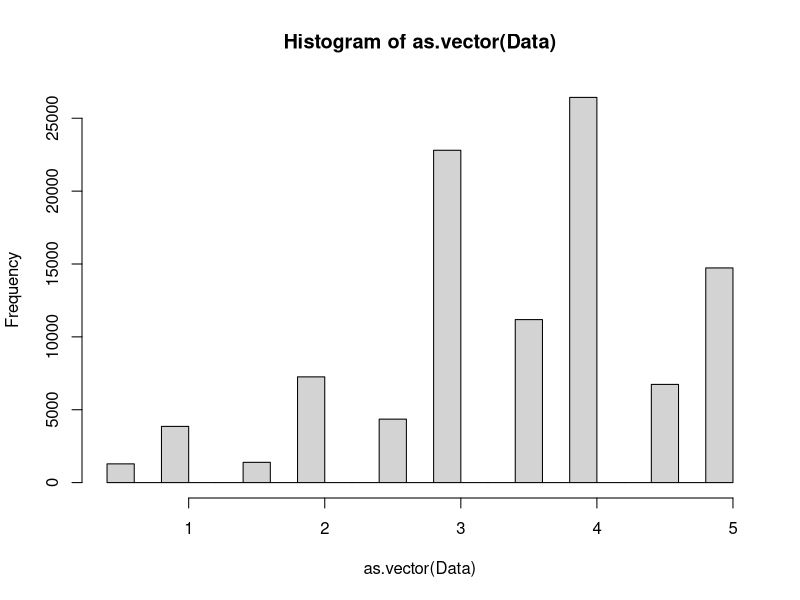
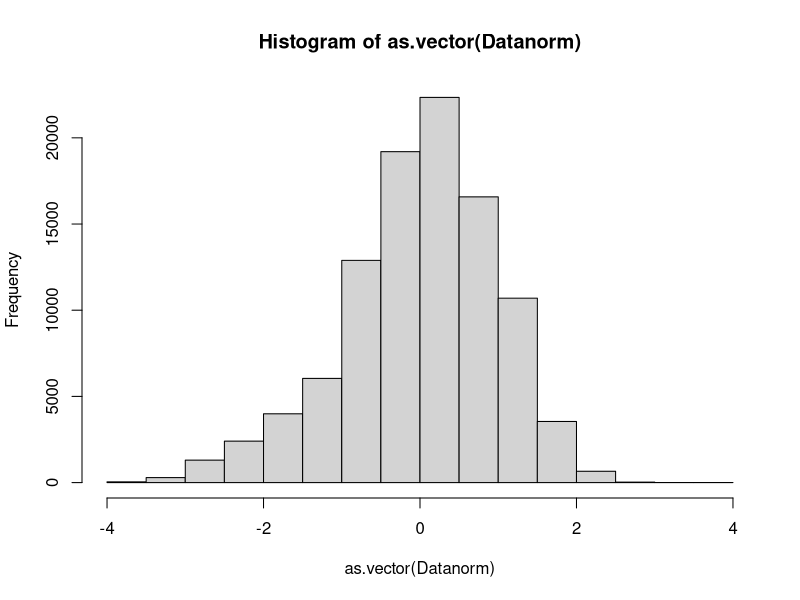
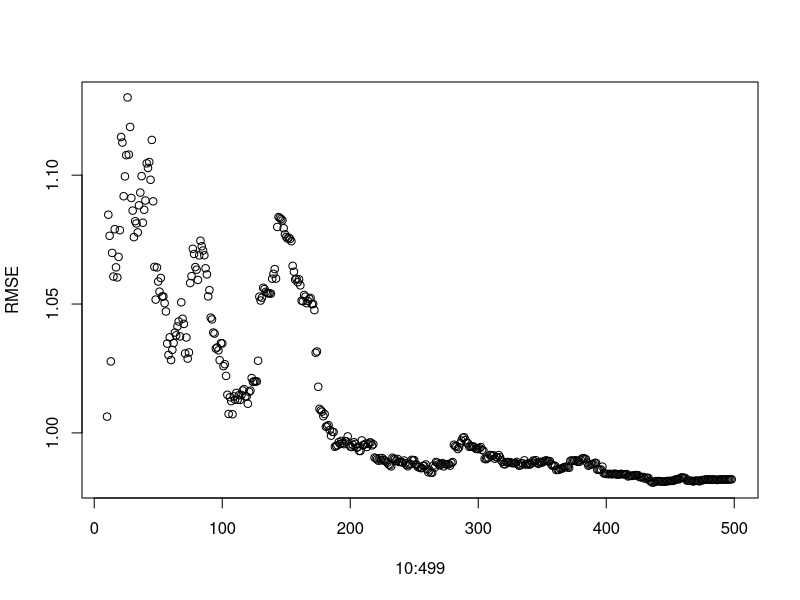

These charts were generated, in order, by the following R code:
## ---- chunk 1
# Load the ratings dataset
ratings <- read.csv("wk10-ratings.csv")
str(ratings)
length(unique(ratings$userId))  # 706
length(unique(ratings$movieId)) # 8552
sort(unique(ratings$rating))    # 0.5 1.0 1.5 2.0 2.5 3.0 3.5 4.0 4.5 5.0
# The ratings dataframe consists of 100,023 observations of 3 variables (userId, movieId, and rating)

# Users have rated from 20 to 2268 movies
max(table(ratings$userId)) # 2268
min(table(ratings$userId)) # 20
# Here is the list of users that have watched 2268 and 20 movies
which(table(ratings$userId)==2268)
which(table(ratings$userId)==20)
# Movies have from 1 to 337 ratings
max(table(ratings$movieId))
min(table(ratings$movieId))
## ---- chunk 2
# Create an empty matrix with 706 rows (users) and 8552 (movies)
Data <- matrix(nrow=length(unique(ratings$userId)), ncol=length(unique(ratings$movieId)))
# We name the rows and columns with the unique users and movieid in the dataset
rownames(Data) <- unique(ratings$userId)
colnames(Data) <- unique(ratings$movieId)
## ---- chunk 3
# We can now fill in the matrix
for(i in 1:nrow(ratings))
{Data[as.character(ratings$userId[i]),as.character(ratings$movieId[i])] <- ratings$rating[i]}
dim(Data)     # 706 8552
# Visual check
hist(as.vector(Data))
## ---- chunk 4
# Normalize the ratings of each user so that bias is reduced (na.rm=TRUE omitts the missing values)
Datanorm <- Data - rowMeans(Data,na.rm=TRUE)
# Visual check --> we have a more symmetric rating when using normalized data
hist(as.vector(Datanorm))

######## We can start preparing the data for the analysis
 # Split the data 
# We want to create a matrix with spl1 + spl1c rows and spl2 + spl2c columns
set.seed(1)       
spl1 <- sample(1:nrow(Data), 0.98*nrow(Data)) # spl1 has 98% of the rows
spl1c <- setdiff(1:nrow(Data),spl1)           # spl1c has the remaining ones
set.seed(2)
spl2 <- sample(1:ncol(Data), 0.8*ncol(Data))  # spl2 has 80% of the columns
spl2c <- setdiff(1:ncol(Data),spl2)           # spl2c has the rest
length(spl1)  # 691
length(spl1c) # 15
length(spl2)  # 6841
length(spl2c) # 1711
## ---- chunk 5
# We create three different prediction models and corresponding predicted rating matrices

# First, we initialize the matrices for the three models
Base1    <- matrix(nrow=length(spl1c), ncol=length(spl2c))
Base2    <- matrix(nrow=length(spl1c), ncol=length(spl2c))
UserPred <- matrix(nrow=length(spl1c), ncol=length(spl2c))

# Then, we make the predictions for models Base1 and Base2
#
# Base1: average out the item rating for all users in the training set (spl1)
for(i in 1:length(spl1c))  
{Base1[i,] <- colMeans(Data[spl1,spl2c], na.rm=TRUE)}
Base1[,1:10] # All rows (users) contain the same information
#
# Base2: average over the user rating for all the items in the training set (spl2)
for(j in 1:length(spl2c)) 
{Base2[,j] <- rowMeans(Data[spl1c,spl2], na.rm=TRUE)}
Base2[,1:10] # All columns (movies) contain the same information
## ---- chunk 6
# For the third model, we first need to calculate the correlation between users
#
# Initialize matrices
Cor <- matrix(nrow=length(spl1),ncol=1) 
# keeps track of the correlation between users
Order <- matrix(nrow=length(spl1c), ncol=length(spl1)) 
# sort users in term of decreasing correlations
## ---- chunk 7
# With this command, we create an Order matrix of dimensions 15x691, 
# where each row corresponds to neighbors of the users in the spl1c 
# in decreasing order of Pearson correlation. 

# The NA accounts for users who have no common ratings of movies with the user.
for(i in 1:length(spl1c)){
  for(j in 1:length(spl1)){
      Cor[j] <- cor(Data[spl1c[i],spl2],Data[spl1[j],spl2],use = "pairwise.complete.obs")
      }
  V <- order(Cor, decreasing=TRUE, na.last=NA)
  Order[i,] <- c(V, rep(NA, times=length(spl1)-length(V)))
}
# Let's check the results
length(Cor) 
dim(Order)
Order[,1:20]
Order[,500:520]
Order[,671:691]
## ---- chunk 8
# Now, we compute user predictions by looking at the 250 nearest neighbours 
# and averaging equally over all these user ratings in the items in spl2c
for(i in 1:length(spl1c))
{UserPred[i,] <- colMeans(Data[spl1[Order[i,1:250]],spl2c], na.rm=TRUE)}    
UserPred[,1:10]
## ---- chunk 9
######## Compare the model performance

test_set = Data[spl1c, spl2c]



# Calculate the model error
RMSEBase1    <- sqrt(mean((Base1 - test_set)^2, na.rm=TRUE))
RMSEBase2    <- sqrt(mean((Base2 - test_set)^2, na.rm=TRUE))
RMSEBase3    <- sqrt(mean((0.5*(Base1 + Base2) - test_set)^2, na.rm=TRUE))
RMSEUserPred <- sqrt(mean((UserPred - test_set)^2, na.rm=TRUE))

RMSEBase1
RMSEBase2
RMSEBase3
RMSEUserPred

# Last step: we vary the neighborhood set for the third model to see whether it positively affects the results
RMSE <- rep(NA, times=490)
for(k in 10:499)
{for(i in 1:length(spl1c))
  {UserPred[i,] <- colMeans(Data[spl1[Order[i,1:k]],spl2c], na.rm=TRUE)}
  RMSE[k-10] <- sqrt(mean((UserPred - test_set)^2, na.rm=TRUE))}
plot(10:499,RMSE)
